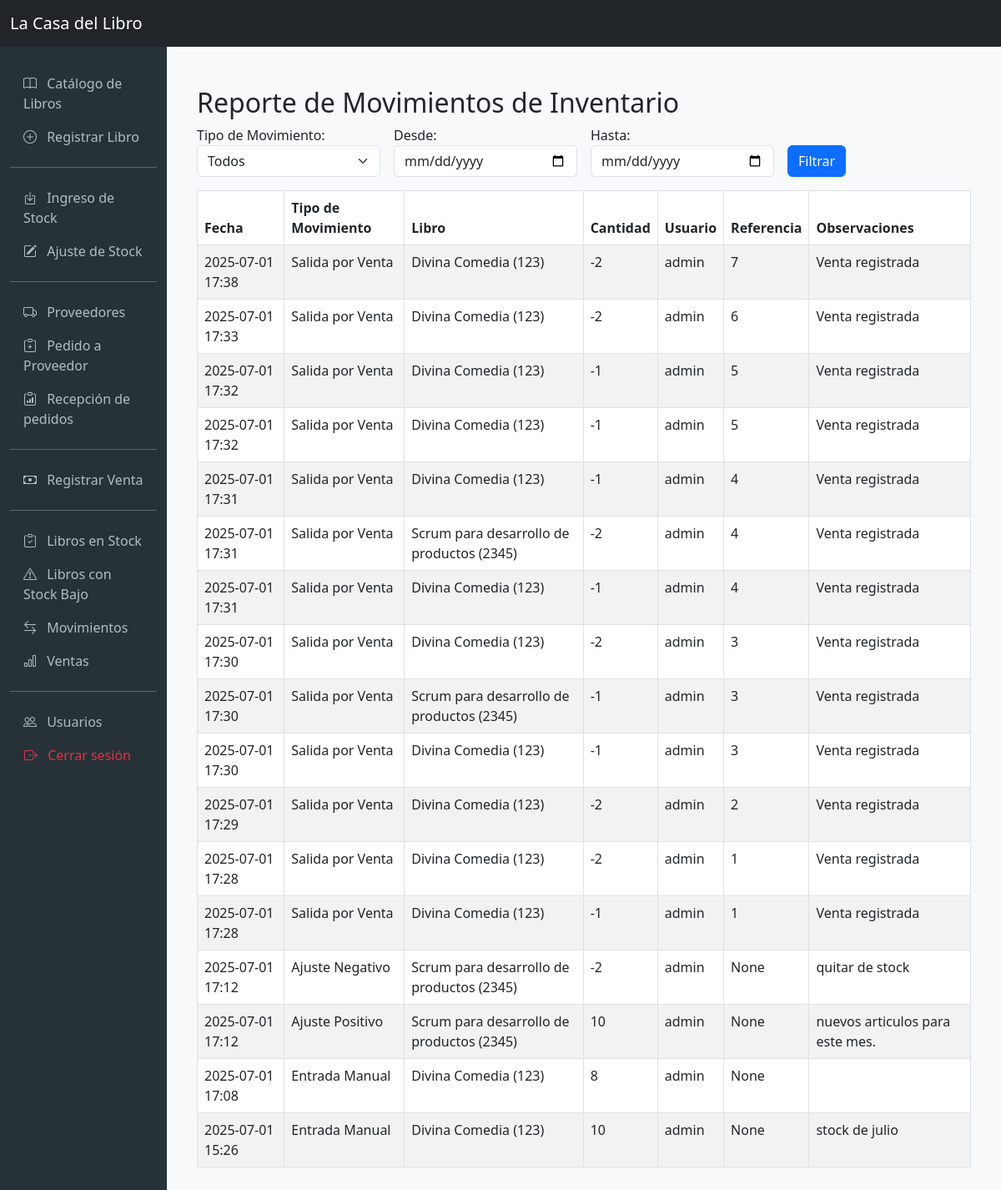
Screenshot of /reportes/movimientos-inventario/ (signed in) with the database file from the repository.
### inventario/models.py (models this page shows, shortened)
class MovimientoInventario(models.Model):
    TIPO_MOVIMIENTO_CHOICES = [
        ('Entrada por Compra', 'Entrada por Compra'),
        ('Salida por Venta', 'Salida por Venta'),
        ('Ajuste Positivo', 'Ajuste Positivo'),
        ('Ajuste Negativo', 'Ajuste Negativo'),
        ('Entrada Manual', 'Entrada Manual'),
    ]
    libro = models.ForeignKey(Libro, on_delete=models.PROTECT, related_name='movimientos')
    tipo_movimiento = models.CharField(max_length=50, choices=TIPO_MOVIMIENTO_CHOICES)
    cantidad = models.IntegerField()
    fecha_movimiento = models.DateTimeField(auto_now_add=True)
    usuario = models.ForeignKey(Usuario, on_delete=models.PROTECT, related_name='movimientos')
    referencia_origen = models.CharField(max_length=100, blank=True, null=True)
    observaciones = models.TextField(blank=True, null=True)
    class Meta:
        verbose_name = 'Movimiento de Inventario'
        verbose_name_plural = 'Movimientos de Inventario'

### libros/models.py (models this page shows)
class Libro(models.Model):
    isbn = models.CharField(max_length=13, unique=True, verbose_name='ISBN')
    titulo = models.CharField(max_length=255, verbose_name='Título')
    autor = models.CharField(max_length=255, verbose_name='Autor(es)')
    editorial = models.CharField(max_length=255, verbose_name='Editorial')
    precio_venta = models.DecimalField(max_digits=10, decimal_places=2, verbose_name='Precio de Venta')
    costo_adquisicion = models.DecimalField(max_digits=10, decimal_places=2, verbose_name='Costo de Adquisición')
    stock_actual = models.IntegerField(default=0, verbose_name='Stock Actual')
    stock_minimo = models.IntegerField(default=5, verbose_name='Stock Mínimo')
    categoria = models.CharField(max_length=100, verbose_name='Categoría/Género')
    sinopsis = models.TextField(blank=True, null=True, verbose_name='Sinopsis')
    def __str__(self):
        return f"{self.titulo} ({self.isbn})"
    class Meta:
        verbose_name = 'Libro'
        verbose_name_plural = 'Libros'

### usuarios/models.py (models this page shows)
class Usuario(AbstractUser):
    nombre_completo = models.CharField(max_length=150, verbose_name='Nombre completo')
    email = models.EmailField(unique=True)
    rol = models.ForeignKey(Rol, on_delete=models.PROTECT, related_name='usuarios', verbose_name='Rol')
    is_active = models.BooleanField(default=True, verbose_name='Activo')
    def __str__(self):
        return self.username
    class Meta:
        verbose_name = 'Usuario'
        verbose_name_plural = 'Usuarios'

### reportes/views.py (the view)
# urls.py: path('movimientos-inventario/', ReporteMovimientosInventarioView.as_view(), name='reporte_movimientos_inventario'),
class ReporteMovimientosInventarioView(ListView):
    model = MovimientoInventario
    template_name = 'reportes/reporte_movimientos_inventario.html'
    context_object_name = 'movimientos'
    paginate_by = 30
    def get_queryset(self):
        qs = MovimientoInventario.objects.select_related('libro', 'usuario').order_by('-fecha_movimiento')
        tipo = self.request.GET.get('tipo')
        fecha_inicio = self.request.GET.get('fecha_inicio')
        fecha_fin = self.request.GET.get('fecha_fin')
        if tipo:
            qs = qs.filter(tipo_movimiento=tipo)
        if fecha_inicio:
            qs = qs.filter(fecha_movimiento__date__gte=fecha_inicio)
        if fecha_fin:
            qs = qs.filter(fecha_movimiento__date__lte=fecha_fin)
        return qs
    def get_context_data(self, **kwargs):
        context = super().get_context_data(**kwargs)
        context['filtro_form'] = FiltroMovimientosForm(self.request.GET)
        return context

### reportes/views.py
class FiltroMovimientosForm(forms.Form):
    tipo = forms.ChoiceField(
        choices=[('', 'Todos')] + MovimientoInventario.TIPO_MOVIMIENTO_CHOICES,
        required=False,
        label='Tipo de Movimiento',
        widget=forms.Select(attrs={'class': 'form-select'})
    )
    fecha_inicio = forms.DateField(required=False, label='Desde', widget=forms.DateInput(attrs={'type': 'date', 'class': 'form-control'}))
    fecha_fin = forms.DateField(required=False, label='Hasta', widget=forms.DateInput(attrs={'type': 'date', 'class': 'form-control'}))

### reportes/templates/reportes/reporte_movimientos_inventario.html (shortened to what this page needs)
{% extends 'base.html' %}
{% block content %}
<div class="container mt-4">
    <h2>Reporte de Movimientos de Inventario</h2>
    <form method="get" class="row g-3 mb-3">
        <div class="col-md-3">
            {{ filtro_form.tipo.label_tag }}
            {{ filtro_form.tipo }}
        </div>
        <div class="col-md-3">
            {{ filtro_form.fecha_inicio.label_tag }}
            {{ filtro_form.fecha_inicio }}
        </div>
        <div class="col-md-3">
            {{ filtro_form.fecha_fin.label_tag }}
            {{ filtro_form.fecha_fin }}
        </div>
        <div class="col-md-3 d-flex align-items-end">
            <button type="submit" class="btn btn-primary">Filtrar</button>
        </div>
    </form>
    <table class="table table-bordered table-striped">
        <thead>
            <tr>
                <th>Fecha</th>
                <th>Tipo de Movimiento</th>
                <th>Libro</th>
                <th>Cantidad</th>
                <th>Usuario</th>
                <th>Referencia</th>
                <th>Observaciones</th>
            </tr>
        </thead>
        <tbody>
            {% for mov in movimientos %}
            <tr>
                <td>{{ mov.fecha_movimiento|date:'Y-m-d H:i' }}</td>
                <td>{{ mov.tipo_movimiento }}</td>
                <td>{{ mov.libro }}</td>
                <td>{{ mov.cantidad }}</td>
                <td>{{ mov.usuario }}</td>
                <td>{{ mov.referencia_origen }}</td>
                <td>{{ mov.observaciones }}</td>
            </tr>
            {% empty %}
            <tr><td colspan="7">No hay movimientos registrados.</td></tr>
            {% endfor %}
        </tbody>
    </table>
</div>
{% endblock %}

### templates/base.html (style rules this page uses)
body { background-color: #f8f9fa; }

### rows the page displays
MovimientoInventario: fecha_movimiento "2025-07-01 17:38", tipo_movimiento "Salida por Venta", libro "Divina Comedia (123)", cantidad "-2", usuario "admin", referencia_origen "7", observaciones "Venta registrada"
MovimientoInventario: fecha_movimiento "2025-07-01 17:33", tipo_movimiento "Salida por Venta", libro "Divina Comedia (123)", cantidad "-2", usuario "admin", referencia_origen "6", observaciones "Venta registrada"
MovimientoInventario: fecha_movimiento "2025-07-01 17:32", tipo_movimiento "Salida por Venta", libro "Divina Comedia (123)", cantidad "-1", usuario "admin", referencia_origen "5", observaciones "Venta registrada"
MovimientoInventario: fecha_movimiento "2025-07-01 17:32", tipo_movimiento "Salida por Venta", libro "Divina Comedia (123)", cantidad "-1", usuario "admin", referencia_origen "5", observaciones "Venta registrada"
MovimientoInventario: fecha_movimiento "2025-07-01 17:31", tipo_movimiento "Salida por Venta", libro "Divina Comedia (123)", cantidad "-1", usuario "admin", referencia_origen "4", observaciones "Venta registrada"
MovimientoInventario: fecha_movimiento "2025-07-01 17:31", tipo_movimiento "Salida por Venta", libro "Scrum para desarrollo de productos (2345)", cantidad "-2", usuario "admin", referencia_origen "4", observaciones "Venta registrada"
MovimientoInventario: fecha_movimiento "2025-07-01 17:31", tipo_movimiento "Salida por Venta", libro "Divina Comedia (123)", cantidad "-1", usuario "admin", referencia_origen "4", observaciones "Venta registrada"
MovimientoInventario: fecha_movimiento "2025-07-01 17:30", tipo_movimiento "Salida por Venta", libro "Divina Comedia (123)", cantidad "-2", usuario "admin", referencia_origen "3", observaciones "Venta registrada"
MovimientoInventario: fecha_movimiento "2025-07-01 17:30", tipo_movimiento "Salida por Venta", libro "Scrum para desarrollo de productos (2345)", cantidad "-1", usuario "admin", referencia_origen "3", observaciones "Venta registrada"
MovimientoInventario: fecha_movimiento "2025-07-01 17:30", tipo_movimiento "Salida por Venta", libro "Divina Comedia (123)", cantidad "-1", usuario "admin", referencia_origen "3", observaciones "Venta registrada"
MovimientoInventario: fecha_movimiento "2025-07-01 17:29", tipo_movimiento "Salida por Venta", libro "Divina Comedia (123)", cantidad "-2", usuario "admin", referencia_origen "2", observaciones "Venta registrada"
MovimientoInventario: fecha_movimiento "2025-07-01 17:28", tipo_movimiento "Salida por Venta", libro "Divina Comedia (123)", cantidad "-2", usuario "admin", referencia_origen "1", observaciones "Venta registrada"
MovimientoInventario: fecha_movimiento "2025-07-01 17:28", tipo_movimiento "Salida por Venta", libro "Divina Comedia (123)", cantidad "-1", usuario "admin", referencia_origen "1", observaciones "Venta registrada"
MovimientoInventario: fecha_movimiento "2025-07-01 17:12", tipo_movimiento "Ajuste Negativo", libro "Scrum para desarrollo de productos (2345)", cantidad "-2", usuario "admin", referencia_origen "None", observaciones "quitar de stock"
MovimientoInventario: fecha_movimiento "2025-07-01 17:12", tipo_movimiento "Ajuste Positivo", libro "Scrum para desarrollo de productos (2345)", cantidad "10", usuario "admin", referencia_origen "None", observaciones "nuevos articulos para este mes."
MovimientoInventario: fecha_movimiento "2025-07-01 17:08", tipo_movimiento "Entrada Manual", libro "Divina Comedia (123)", cantidad "8", usuario "admin", referencia_origen "None"
MovimientoInventario: fecha_movimiento "2025-07-01 15:26", tipo_movimiento "Entrada Manual", libro "Divina Comedia (123)", cantidad "10", usuario "admin", referencia_origen "None", observaciones "stock de julio"

### other values shown
{{ filtro_form.tipo.label_tag }} "Tipo de Movimiento:"
{{ filtro_form.fecha_inicio.label_tag }} "Desde:"
{{ filtro_form.fecha_fin.label_tag }} "Hasta:"
